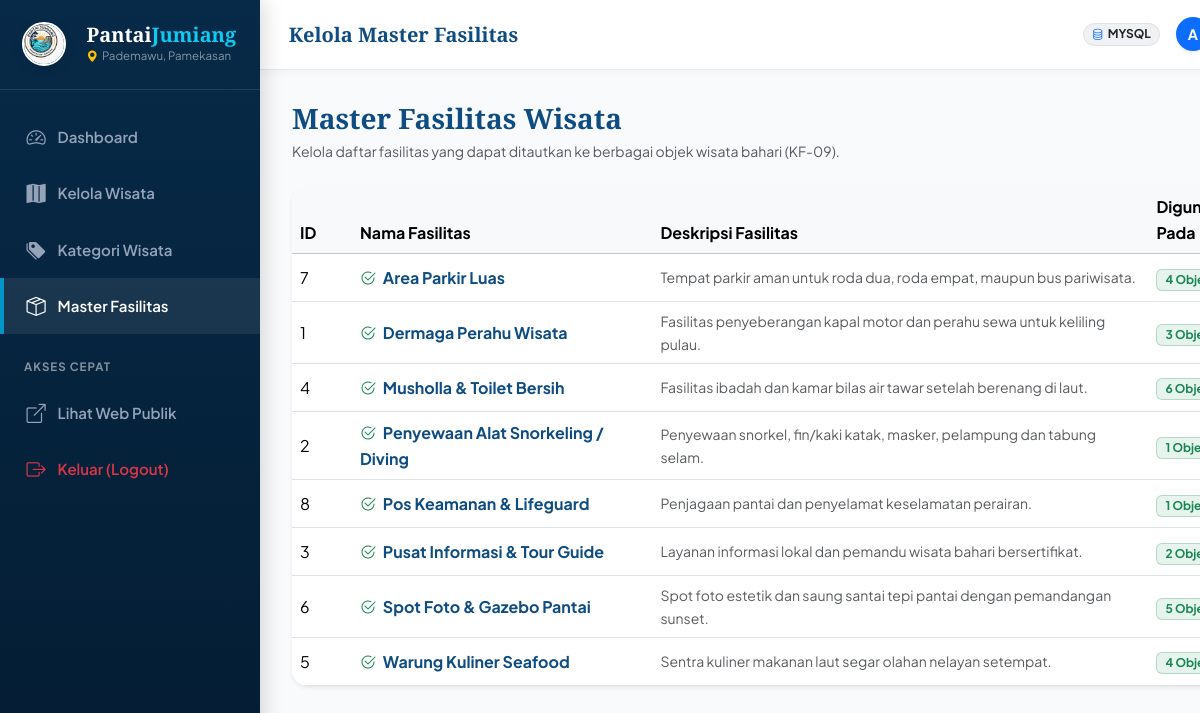
Before: /admin/fasilitas.php (signed in) with the older database file.
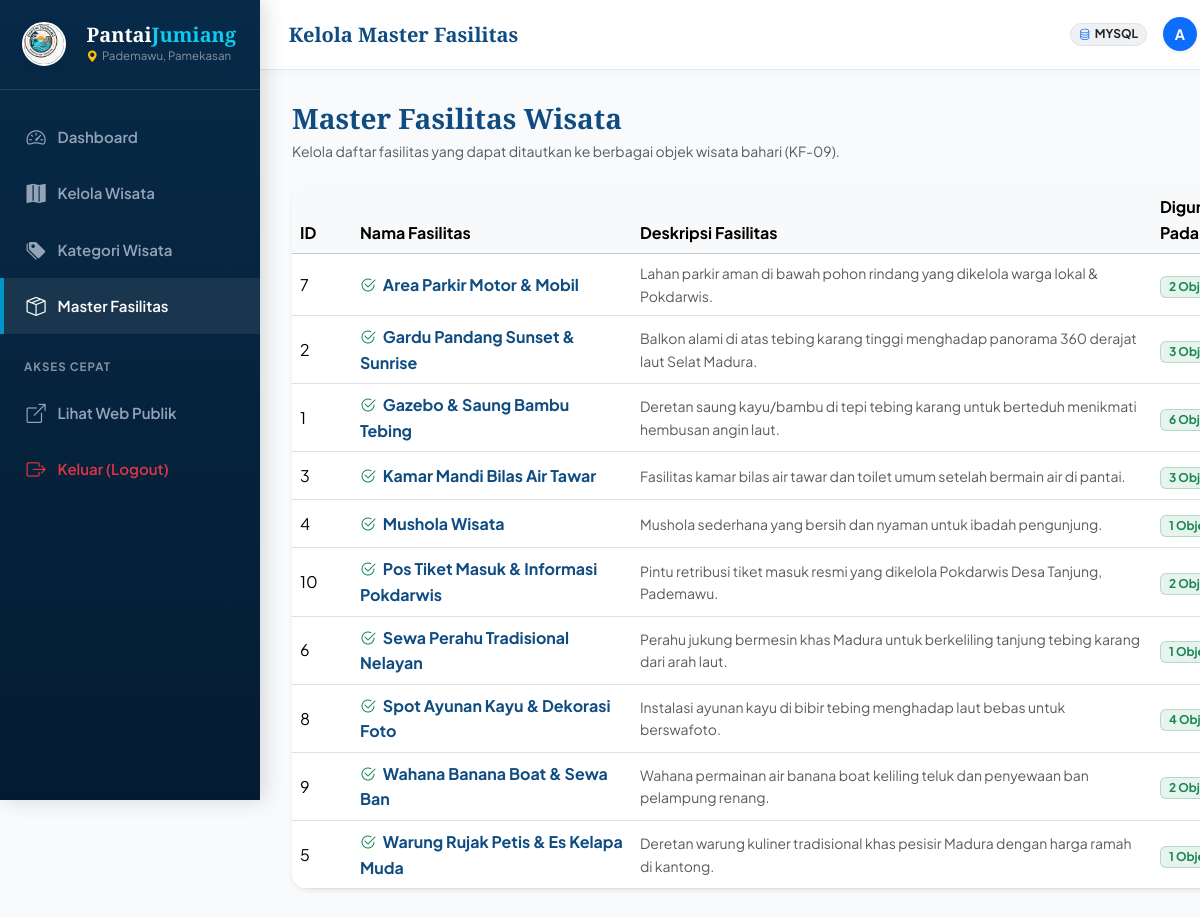
After: the same page with the newer database file.
### tables this page shows
CREATE TABLE `fasilitas` (
  `id_fasilitas` INT AUTO_INCREMENT PRIMARY KEY,
  `nama_fasilitas` VARCHAR(100) NOT NULL,
  `deskripsi` TEXT NULL
);

### admin/fasilitas.php (the view, shortened to what this page needs)
<?php
$db = getDB();
$stmt = $db->query("
    SELECT f.*, COUNT(wf.id_wisata) AS total_wisata
    FROM fasilitas f
    LEFT JOIN wisata_fasilitas wf ON f.id_fasilitas = wf.id_fasilitas
    GROUP BY f.id_fasilitas, f.nama_fasilitas, f.deskripsi
    ORDER BY f.nama_fasilitas ASC
");
$fasilitasList = $stmt->fetchAll();
include __DIR__ . '/../includes/admin_header.php';
?>
<div class="d-flex justify-content-between align-items-center mb-4 flex-wrap gap-2">
    <div>
        <h3 class="font-serif fw-bold text-ocean-primary mb-1">Master Fasilitas Wisata</h3>
        <p class="text-muted small mb-0">Kelola daftar fasilitas yang dapat ditautkan ke berbagai objek wisata bahari (KF-09).</p>
    </div>
</div>
<div class="card border-0 shadow-sm rounded-4 overflow-hidden">
    <div class="table-responsive d-none d-md-block">
        <table class="table table-hover align-middle mb-0">
            <thead class="table-light">
                <tr>
                    <th style="width: 60px;">ID</th>
                    <th>Nama Fasilitas</th>
                    <th>Deskripsi Fasilitas</th>
                    <th>Digunakan Pada</th>
                </tr>
            </thead>
            <tbody>
                <?php if (empty($fasilitasList)): ?>
                    <tr>
                        <td colspan="5" class="text-center py-5 text-muted">Belum ada master fasilitas.</td>
                    </tr>
                <?php else: ?>
                    <?php foreach ($fasilitasList as $f): ?>
                        <tr>
                            <td><?= $f['id_fasilitas'] ?></td>
                            <td class="fw-bold text-ocean-primary">
                                <i class="bi bi-check2-circle text-success me-1"></i> <?= htmlspecialchars($f['nama_fasilitas']) ?>
                            </td>
                            <td class="text-muted small"><?= htmlspecialchars($f['deskripsi'] ?: '-') ?></td>
                            <td>
                                <span class="badge bg-success bg-opacity-10 text-success border border-success border-opacity-25 px-2 py-1">
                                    <?= $f['total_wisata'] ?> Objek Wisata
                                </span>
                            </td>
                        </tr>
                    <?php endforeach; ?>
                <?php endif; ?>
            </tbody>
        </table>
    </div>
</div>
<?php include __DIR__ . '/../includes/admin_footer.php'; ?>

Changed rows visible on the page:
changed fasilitas id 7: nama_fasilitas "Area Parkir Luas" → "Area Parkir Motor & Mobil"; deskripsi "Tempat parkir aman untuk roda dua, roda empat, maupun bus pariwisata." → "Lahan parkir aman di bawah pohon rindang yang dikelola warga lokal & Pokdarwis."; total_wisata "4" → "2"
changed fasilitas id 2: nama_fasilitas "Penyewaan Alat Snorkeling / Diving" → "Gardu Pandang Sunset & Sunrise"; deskripsi "Penyewaan snorkel, fin/kaki katak, masker, pelampung dan tabung selam." → "Balkon alami di atas tebing karang tinggi menghadap panorama 360 derajat laut Selat Madura."; total_wisata "1" → "3"; moves up the list
changed fasilitas id 1: nama_fasilitas "Dermaga Perahu Wisata" → "Gazebo & Saung Bambu Tebing"; deskripsi "Fasilitas penyeberangan kapal motor dan perahu sewa untuk keliling pulau." → "Deretan saung kayu/bambu di tepi tebing karang untuk berteduh menikmati hembusan angin laut."; total_wisata "3" → "6"
changed fasilitas id 3: nama_fasilitas "Pusat Informasi & Tour Guide" → "Kamar Mandi Bilas Air Tawar"; deskripsi "Layanan informasi lokal dan pemandu wisata bahari bersertifikat." → "Fasilitas kamar bilas air tawar dan toilet umum setelah bermain air di pantai."; total_wisata "2" → "3"; moves up the list
changed fasilitas id 4: nama_fasilitas "Musholla & Toilet Bersih" → "Mushola Wisata"; deskripsi "Fasilitas ibadah dan kamar bilas air tawar setelah berenang di laut." → "Mushola sederhana yang bersih dan nyaman untuk ibadah pengunjung."; total_wisata "6" → "1"
added fasilitas: id_fasilitas "10", nama_fasilitas "Pos Tiket Masuk & Informasi Pokdarwis", deskripsi "Pintu retribusi tiket masuk resmi yang dikelola Pokdarwis Desa Tanjung, Pademawu.", total_wisata "2"
changed fasilitas id 6: nama_fasilitas "Spot Foto & Gazebo Pantai" → "Sewa Perahu Tradisional Nelayan"; deskripsi "Spot foto estetik dan saung santai tepi pantai dengan pemandangan sunset." → "Perahu jukung bermesin khas Madura untuk berkeliling tanjung tebing karang dari arah laut."; total_wisata "5" → "1"; moves up the list
changed fasilitas id 8: nama_fasilitas "Pos Keamanan & Lifeguard" → "Spot Ayunan Kayu & Dekorasi Foto"; deskripsi "Penjagaan pantai dan penyelamat keselamatan perairan." → "Instalasi ayunan kayu di bibir tebing menghadap laut bebas untuk berswafoto."; total_wisata "1" → "4"
added fasilitas: id_fasilitas "9", nama_fasilitas "Wahana Banana Boat & Sewa Ban", deskripsi "Wahana permainan air banana boat keliling teluk dan penyewaan ban pelampung renang.", total_wisata "2"
changed fasilitas id 5: nama_fasilitas "Warung Kuliner Seafood" → "Warung Rujak Petis & Es Kelapa Muda"; deskripsi "Sentra kuliner makanan laut segar olahan nelayan setempat." → "Deretan warung kuliner tradisional khas pesisir Madura dengan harga ramah di kantong."; total_wisata "4" → "1"
